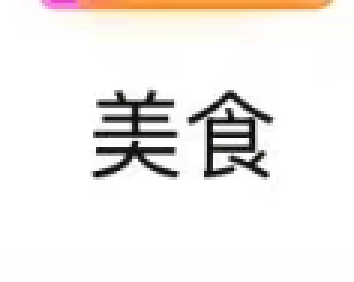
#> input picture templates copy/t1.png, 118 x 94 px (shown 3 times larger)
$ python -i get_target_pos.py   (imports and definitions only)
#> lines starting #> are read from the running program, lines starting #| are printed output that depends on the picture; pictures that were not available may be replaced by others from this repository, and a replacement may not be noted
#!/usr/bin/env python3
"""
模板匹配工具 - 在目标图片中查找模板图片的位置

使用方法:
    python get_target_pos.py <模板图片> <目标图片> [阈值]

示例:
    python get_target_pos.py template.png target.jpg
    python get_target_pos.py template.png target.jpg 0.7
"""

import cv2
import numpy as np
import sys
import os


def get_target_pos(template_path, target_path, threshold=0.7):
    """
    在目标图片中查找模板图片的位置

    Args:
        template_path: 模板图片路径
        target_path: 目标图片路径
        threshold: 匹配阈值 (0-1)，默认0.7

    Returns:
        list: 匹配结果列表，每个元素包含 rect, center, confidence, scale
    """
#> called with template_path = 'templates copy/t1.png', target_path = 'out.png', threshold = 0.7
    template = cv2.imread(template_path, cv2.IMREAD_COLOR)
#> template is the input picture: shape (94, 118, 3); mean B, G, R 234.7, 237.9, 241.1
    target = cv2.imread(target_path, cv2.IMREAD_COLOR)

    if template is None:
        raise FileNotFoundError(f"无法加载模板图片: {template_path}")
    if target is None:
        raise FileNotFoundError(f"无法加载目标图片: {target_path}")

    th, tw = template.shape[:2]
#> th = 94; tw = 118
    h, w = target.shape[:2]
#> h = 94; w = 118

    template_gray = cv2.cvtColor(template, cv2.COLOR_BGR2GRAY)
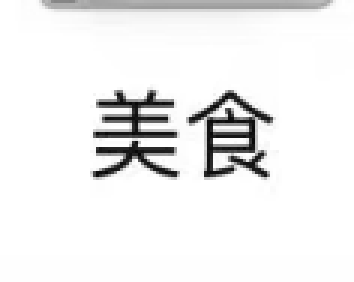
#> template_gray: shape (94, 118) (shown 3 times larger); min 5, max 255, mean 238.5
    target_gray = cv2.cvtColor(target, cv2.COLOR_BGR2GRAY)

    scales = np.linspace(0.5, 2.0, 50)

    all_matches = []

    for scale in scales:
        scaled_w = int(tw * scale)
        scaled_h = int(th * scale)

        if scaled_w > w or scaled_h > h or scaled_w < 10 or scaled_h < 10:
            continue

        scaled_template = cv2.resize(template_gray, (scaled_w, scaled_h))

        result = cv2.matchTemplate(target_gray, scaled_template, cv2.TM_CCOEFF_NORMED)

        min_val, max_val, min_loc, max_loc = cv2.minMaxLoc(result)

        if max_val >= threshold:
            center_x = max_loc[0] + scaled_w // 2
            center_y = max_loc[1] + scaled_h // 2

            all_matches.append({
                'rect': (int(max_loc[0]), int(max_loc[1]), scaled_w, scaled_h),
                'center': (center_x, center_y),
                'confidence': float(max_val),
                'scale': float(scale)
            })
#> this loop made 50 passes
#> (result, min_val, max_val, min_loc, max_loc, center_y) on pass 17: ([[0.857, 0.937, 0.878], [0.837, 0.915, 0.858]], 0.837, 0.937, (0, 1), (1, 0), 46)
#> (min_val, max_val, min_loc, max_loc, center_y) on passes 15 to 16: (0.316, 0.779, (8, 6), (5, 3), 46), (0.344, 0.911, (5, 4), (3, 2), 47)
#> pass 1, in get_target_pos, `scaled_template = cv2.resize(template_gray, (scaled_w, scaled_h))`:
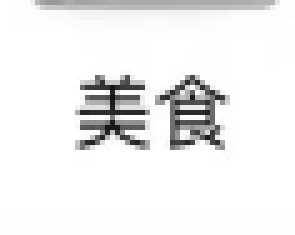
#> scaled_template: shape (47, 59) (shown 5 times larger); min 19, max 255, mean 238.6
#> pass 1, in get_target_pos, `result = cv2.matchTemplate(target_gray, scaled_template, cv2.TM_CCOEFF..`:
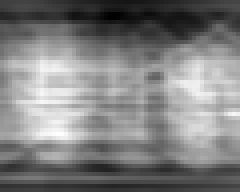
#> result: shape (48, 60) float32 (shown 4 times larger); min -0.153, max 0.237, mean 0.043; drawn with min black and max white
#> pass 2, in get_target_pos, `scaled_template = cv2.resize(template_gray, (scaled_w, scaled_h))`:
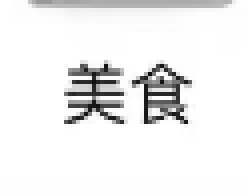
#> scaled_template: shape (49, 62) (shown 4 times larger); min 14, max 255, mean 238.5
#> pass 2, in get_target_pos, `result = cv2.matchTemplate(target_gray, scaled_template, cv2.TM_CCOEFF..`:
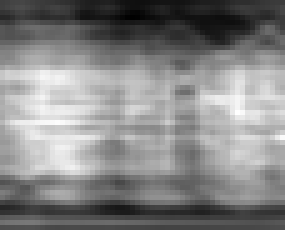
#> result: shape (46, 57) float32 (shown 5 times larger); min -0.13, max 0.217, mean 0.0512; drawn with min black and max white
#> after the loop, all_matches = 3 items

    if not all_matches:
        return []

    all_matches.sort(key=lambda x: x['confidence'], reverse=True)

    filtered = []
    for match in all_matches:
        x, y, w, h = match['rect']
        is_duplicate = False

        for fm in filtered:
            fx, fy, fw, fh = fm['rect']
            if abs(x - fx) < fw * 0.3 and abs(y - fy) < fh * 0.3:
                is_duplicate = True
                break

        if not is_duplicate:
            filtered.append(match)
#> this loop made 3 passes
#> (x, y, w, h) on passes 1 to 3: (1, 0, 116, 93), (3, 2, 113, 90), (5, 3, 109, 87)
#> after the loop, filtered = 1 item

    return filtered[:10]


# [92 lines left out: functions visualize_result, main, not called in this run]


# [2 lines not run here, left out]

>>> result = get_target_pos('templates copy/t1.png', 'out.png')
#> result = 1 item
